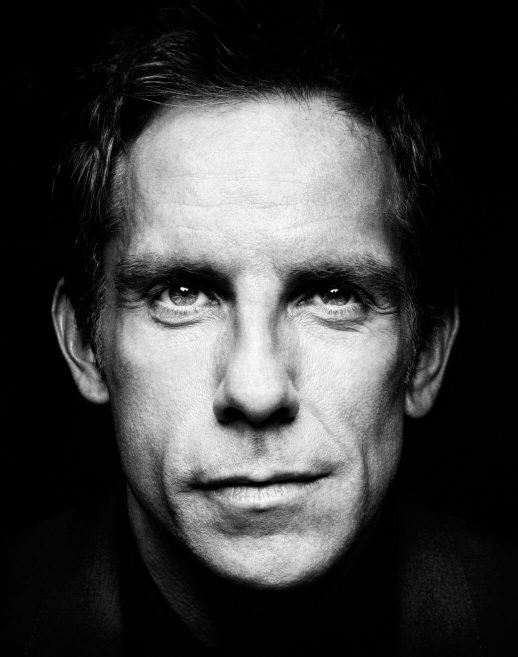
#> input picture input.jpg, 1035 x 1313 px (shown at 1/2 size)
$ python main.py
#> lines starting #> are read from the running program, lines starting #| are printed output that depends on the picture
import cv2
import numpy as np

# Read the input image
image = cv2.imread('input.jpg', cv2.IMREAD_GRAYSCALE)
#> image is the input picture: shape (1313, 1035); min 0, max 255, mean 62.3

# Define the images for the dice faces and resize them to 12x12
dice_faces = [cv2.resize(cv2.imread(f'dice_{i}.png', cv2.IMREAD_GRAYSCALE), (12, 12)) for i in range(1, 7)]
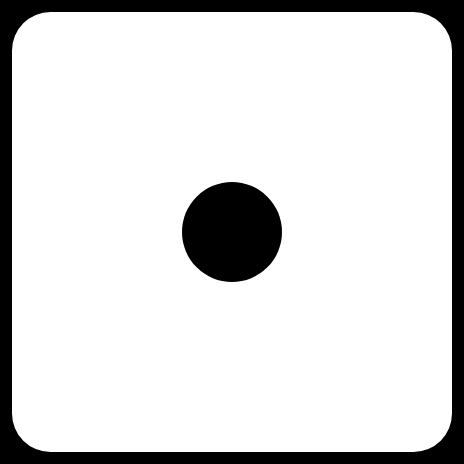
#> input picture dice_1.png, 464 x 464 px
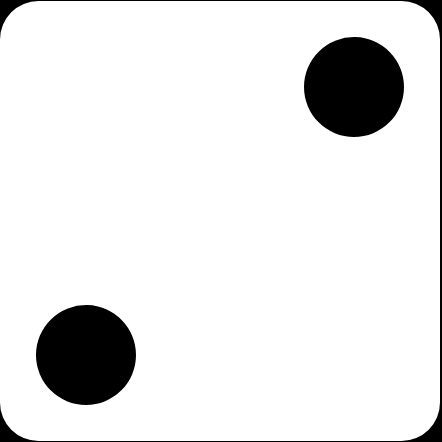
#> input picture dice_2.png, 442 x 442 px
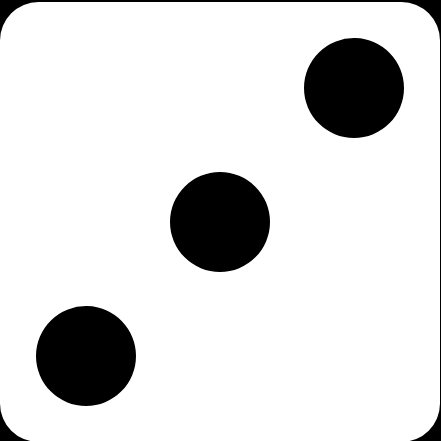
#> input picture dice_3.png, 441 x 441 px
#> (the run stopped early here; a loop or call above may not have finished)
